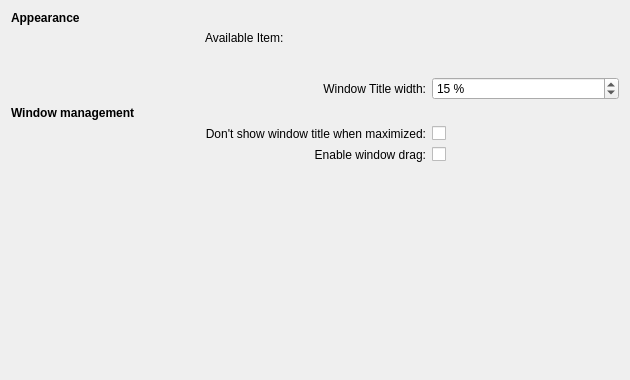
<?xml version="1.0" encoding="UTF-8"?>
<ui version="4.0">
 <class>GeneralConfig</class>
 <widget class="QWidget" name="GeneralConfig">
  <property name="geometry">
   <rect>
    <x>0</x>
    <y>0</y>
    <width>630</width>
    <height>380</height>
   </rect>
  </property>
  <layout class="QGridLayout" name="gridLayout">
   <item row="7" column="0" colspan="3">
    <widget class="QLabel" name="label_6">
     <property name="text">
      <string>&lt;b&gt;Window management&lt;/b&gt;</string>
     </property>
    </widget>
   </item>
   <item row="9" column="1">
    <widget class="QLabel" name="label_10">
     <property name="text">
      <string>Don't show window title when maximized:</string>
     </property>
     <property name="alignment">
      <set>Qt::AlignRight|Qt::AlignTrailing|Qt::AlignVCenter</set>
     </property>
    </widget>
   </item>
   <item row="1" column="0" colspan="3">
    <widget class="QLabel" name="label">
     <property name="text">
      <string>&lt;b&gt;Appearance&lt;/b&gt;</string>
     </property>
    </widget>
   </item>
   <item row="10" column="1">
    <widget class="QLabel" name="label_11">
     <property name="text">
      <string>Enable window drag:</string>
     </property>
     <property name="alignment">
      <set>Qt::AlignRight|Qt::AlignTrailing|Qt::AlignVCenter</set>
     </property>
    </widget>
   </item>
   <item row="11" column="1">
    <spacer name="verticalSpacer">
     <property name="orientation">
      <enum>Qt::Vertical</enum>
     </property>
     <property name="sizeHint" stdset="0">
      <size>
       <width>20</width>
       <height>40</height>
      </size>
     </property>
    </spacer>
   </item>
   <item row="9" column="2">
    <widget class="QCheckBox" name="borderlessMaximizedWindow">
     <property name="text">
      <string/>
     </property>
    </widget>
   </item>
   <item row="5" column="1">
    <widget class="QLabel" name="label_9">
     <property name="text">
      <string>Window Title width:</string>
     </property>
     <property name="alignment">
      <set>Qt::AlignRight|Qt::AlignTrailing|Qt::AlignVCenter</set>
     </property>
    </widget>
   </item>
   <item row="10" column="2">
    <widget class="QCheckBox" name="windowDrag">
     <property name="text">
      <string/>
     </property>
    </widget>
   </item>
   <item row="5" column="2">
    <widget class="QSpinBox" name="windowSizeSpinBox">
     <property name="suffix">
      <string> %</string>
     </property>
     <property name="prefix">
      <string/>
     </property>
     <property name="maximum">
      <number>100</number>
     </property>
     <property name="singleStep">
      <number>10</number>
     </property>
     <property name="value">
      <number>15</number>
     </property>
    </widget>
   </item>
   <item row="3" column="1" colspan="2">
    <widget class="KActionSelector" name="itemSelector">
     <property name="showUpDownButtons">
      <bool>true</bool>
     </property>
    </widget>
   </item>
   <item row="2" column="1">
    <widget class="QLabel" name="label_3">
     <property name="text">
      <string>Available Item:</string>
     </property>
    </widget>
   </item>
   <item row="3" column="0">
    <spacer name="horizontalSpacer">
     <property name="orientation">
      <enum>Qt::Horizontal</enum>
     </property>
     <property name="sizeType">
      <enum>QSizePolicy::Fixed</enum>
     </property>
     <property name="sizeHint" stdset="0">
      <size>
       <width>20</width>
       <height>20</height>
      </size>
     </property>
    </spacer>
   </item>
  </layout>
 </widget>
 <customwidgets>
  <customwidget>
   <class>KActionSelector</class>
   <extends>QWidget</extends>
   <header>kactionselector.h</header>
  </customwidget>
 </customwidgets>
 <resources/>
 <connections/>
</ui>
